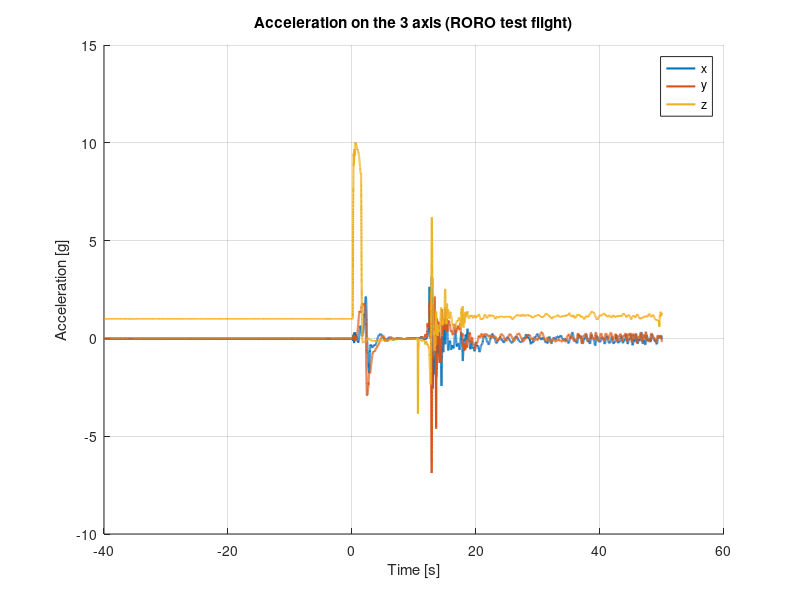

This figure's MATLAB source: (Note: this script raises an error after producing the figure.)
% RORO Data 
clear;

% dataRaw = csvread('mpu6000.csv', 1, 0);

%% Extracting 90 sec of data
liftoff = 2399.3;
touchdown = 81.8500;
separation = 10.5700;
burnout = 1.7; 
toffset= liftoff- 40;

load('flightdataRaw.mat');

t = flightdataRaw(:,1)-toffset; 
% relevent data 3495 sec after turning on IMU
indStart = find(t>0,1); 
indEnd = find(t>90,1);
%cliped data
% flightdataRaw = dataRaw(indStart:indEnd,:);
% %flightdataRaw2 = acceldataRaw(indStart:indEnd,:);
% 
% flightdataRaw = cleanData(flightdataRaw); % removes values wiht dt=0 and rotates z up

%% Calibration
t= flightdataRaw(:,1)-toffset;
indextEnd = length(t);
gyro_x =flightdataRaw(:,2);
gyro_y =flightdataRaw(:,3);
gyro_z =flightdataRaw(:,4);
acc_x =flightdataRaw(:,5);
acc_y =flightdataRaw(:,6);
acc_z =flightdataRaw(:,7);

% Gyro calibration
gyro_bias_t = 35;
ind= find(t>gyro_bias_t, 1);
gyro_bias = [mean(gyro_x(1:ind)); mean(gyro_y(1:ind)); mean(gyro_z(1:ind))];
rate_x =gyro_x-gyro_bias(1);
rate_y =gyro_y-gyro_bias(2);
rate_z =gyro_z-gyro_bias(3);

% Acceleration Value calibration
xbias=[0.12570896416609578, 0.9984256389897912];
ybias=[0.0031463042356696391, 0.99443041010383559];
zbias=[-0.028494989398200055, 1.0144324415852917];
acc_x = (acc_x - xbias(1))/xbias(2);
acc_y = (acc_y - ybias(1))/ybias(2);
acc_z = (acc_z - zbias(1))/zbias(2);

%% Rotate Data
%acc_x = -acc_x;
% acc_y = -acc_y;
% acc_z = -acc_z;
% %rate_x = -rate_x;
% rate_y = -rate_y;
% rate_z = -rate_z;


%% Starting attitude
acc_mean = [mean(acc_x(1:ind)); mean(acc_y(1:ind)); mean(acc_z(1:ind))];
gMag = norm(acc_mean);
roll= 0;
pitch = -atan(acc_mean(1)/acc_mean(3));
yaw =0;
flightdata = [t, acc_x, acc_y, acc_z, rate_x, rate_y, rate_z];
t = t - 40;
indStart = find(t>0,1);
indSeperation = find(t>10.57,1);
indEnd = find(t>11,1);
flightdata = flightdata(indStart:indEnd,:);
flightdata(:,1) = flightdata(:,1) - 40;

figure(1)
hold on
grid on
plot(t,acc_x/9.81,'Linewidth',1.5)
plot(t,acc_y/9.81,'Linewidth',1.5)
plot(t,-acc_z/9.81,'Linewidth',1.5)
hold off
title('Acceleration on the 3 axis (RORO test flight)')
xlabel('Time [s]')
ylabel('Acceleration [g]')
legend('x','y','z')
%%
t =flightdata(:,1);
indextEnd = length(t);

rate_x=flightdata(:,5);
rate_y=flightdata(:,6);
rate_z=flightdata(:,7);
% 
acc_x=lowpassFilter(flightdata(:,2));
acc_y=lowpassFilter(flightdata(:,3));
acc_z=lowpassFilter(flightdata(:,4));
% Shift Accel to CG
imu_pos = [0.013, 0.005, 1.782]';% meters from nose cone

omega = [rate_x,rate_y,rate_z]';

acc_x_cm = zeros(indextEnd,1);
acc_y_cm = zeros(indextEnd,1);
acc_z_cm = zeros(indextEnd,1);
for i=1:indextEnd

 if (t(i) < 1.7)
    zcm =(1.7-t(i))/1.7*(1.5535 -1.490) + 1.490;
else 
    zcm = 1.490;
end
 
Xcm = [0,0,zcm]';
r = imu_pos - Xcm;
a_cent =  -cross(omega(:,i),cross(omega(:,i),r));
acc_x_cm(i) = acc_x(i) + a_cent(1);
acc_y_cm(i) = acc_y(i) + a_cent(2);
acc_z_cm(i) = acc_z(i) + a_cent(3);
end 

%% Inital angle from acceleration vector

[w, x, y, z] = ang2quat(yaw, pitch, roll); % Q0

Q = zeros(indextEnd,4);
Qdot = zeros(indextEnd,4);
Q(1,:) = [w, x, y, z];
Qdot(1,:) = [0, 0, 0, 0];
%% https://fgiesen.wordpress.com/2012/08/24/quaternion-differentiation/
for i=2:indextEnd
    dt = t(i) - t(i-1);
    Qdot(i-1,:)=0.5*quatmultiply([0, rate_x(i-1), rate_y(i-1), rate_z(i-1)],Q(i-1,:));
    Q(i,:)= Q(i-1,:) + dt*Qdot(i-1,:);
    Q(i,:)= normalize(Q(i,:));

end
%
acc = zeros(indextEnd,3);
for i=1:indextEnd
    Rmatrix= quat2rotm(Q(i,:));
    accTemp =  Rmatrix*[acc_x_cm(i), acc_y_cm(i), acc_z_cm(i)]';
    acc(i,:) = accTemp' + [0,0,gMag];
end
    
vel = zeros(indextEnd,3);
pos = zeros(indextEnd,3);
angAccel = zeros(indextEnd,3);
% for i=2:indextEnd
%     dt = t(i) - t(i-1);
%     att(i,:)= att(i-1,:)+[rate_x(i)*dt, rate_y(i)*dt,rate_z(i)*dt,]; 
% end


%% Vel and Pos
for i=2:indextEnd
    dt = t(i) - t(i-1);  
    vel(i,:)= vel(i-1,:)+[acc(i-1,1)*dt, acc(i-1,2)*dt,acc(i-1,3)*dt];
    pos(i,:)= pos(i-1,:)+[vel(i-1,1)*dt, vel(i-1,2)*dt,vel(i-1,3)*dt];
end
%% Anglar accelerations
for i=2:indextEnd
    dt = t(i) - t(i-1);
    if (dt ==0)
        error('dt val is zero at index %d', i)
    end
    angAccel(i,:)= [(rate_x(i)-rate_x(i-1))/dt, (rate_y(i)-rate_y(i-1))/dt,(rate_z(i)-rate_z(i-1))/dt,]; 
end
angAccel_x=lowpassFilter(angAccel(:,1));
angAccel_y=lowpassFilter(angAccel(:,2));
angAccel_z=lowpassFilter(angAccel(:,3));
% angAccel_x=angAccel(:,1);
% angAccel_y=angAccel(:,2);
% angAccel_z=angAccel(:,3);

%%

omega = [rate_x, rate_y,rate_z];
angAccel =[angAccel_x,angAccel_y,angAccel_z];
state = [pos, Q, vel, Qdot, omega, acc, angAccel];

%%
figure(2)
hold on
plot(t,rate_x)
plot(t,-rate_y)
plot(t,rate_z)
hold off
title('Gyro Data')
xlabel('time(s)')
legend('x','y','z')
%%
figure(3)
hold on
%plot(t,acc(:,1))
%plot(t,-acc(:,2))
plot(t,-acc(:,3))
line([separation  separation],[-50 100],'Color',[0 1 0])
line([0  0],[-50 100],'Color',[1 0 0])
line([burnout  burnout],[-50 100],'Color',[0 0 1])
hold off
ylabel('Acceleration(m/s/s)')    
xlabel('time(s)')
%legend('x','y','z')
%%
% figure(3)
% hold on
% plot(t,acc_x_cm)
% plot(t,acc_y_cm)
% plot(t,acc_z_cm)
% hold off
% title('Acc')
% xlabel('time(s)')
% legend('x','y','z')
%%
figure(4)
hold on

plot(t,angAccel_x)
%plot(t,angAccel_y)
%plot(t,angAccel_z)
hold off
title('Angular accel')
xlabel('time(s)')
legend('x','y','z')
%%
figure(6)
hold on
plot(t,Q(:,1))
plot(t,Q(:,2))
plot(t,Q(:,3))
plot(t,Q(:,4))
hold off
title('Attirude ')
xlabel('time(s)')
legend('q0','q1','q2','q3')



%%
figure(7)
plot(t,-pos(:,3))
xlabel('t(m)')
ylabel('Height (m)')
%axis([-500 500 -500 500 0 800])
figure(8)
plot(t,-vel(:,3))
xlabel('t(m)')
ylabel('Vel (m)')
%axis([-500 500 -500 500 0 800])

%%
figure(9);
plot3(pos(:,1),-pos(:,2),-pos(:,3))
xlabel('x(m)')
ylabel('y (m)')
zlabel('Height (m)')
%axis([-400 400 -400 400 0 800])
h_max=max(-pos(:,3));

%%
figure(10);
cut = t>(burnout+2) & t< (separation-1);
velocity = -vel(:,3);
velocity = velocity(cut);
scatter(velocity,-acc_z(cut),'.')
grid on
title('Drag acceleration vs speed with airbrakes');
ylabel('Drag acceleration [m/s^2]');
xlabel('Speed [m/s]');
set(gca,'fontsize', 16);
